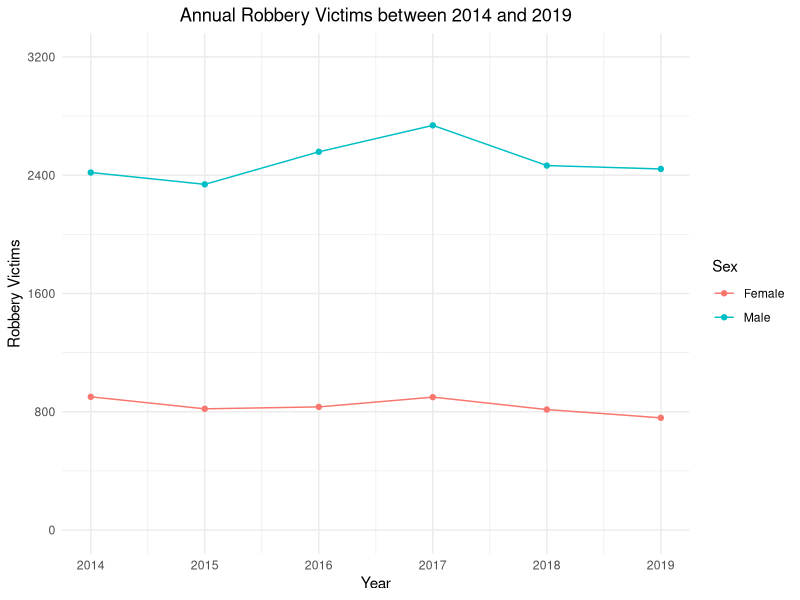
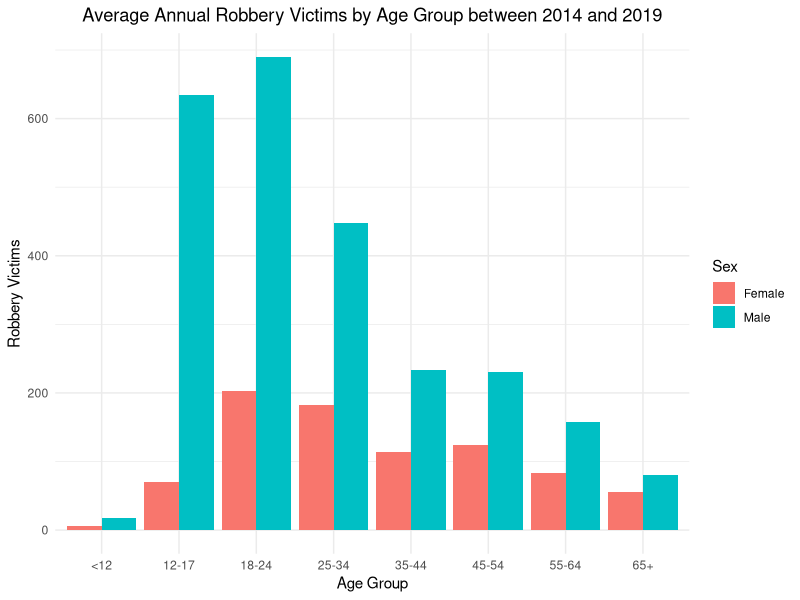

These charts were generated, in order, by the following R code:
#### Preamble ####
# Purpose: Provide codes for analysis of Toronto robbery victims in the paper[...UPDATE ME!!!!!]
# Author: Hong Shi
# Date: 26 January 2021
# Contact: lancehong.shi@mail.utoronto.ca
# License: MIT
# Pre-requisites: 
# - Need to have downloaded the cleaned data in "01_toronto_crime_victims_data_import.R" and saved it to inputs/data
# - Don't forget to gitignore it!
# - Change these to yours
# Any other information needed?



#### Workspace setup ####
# Use R Projects, not setwd().

library(tidyverse)
library(bookdown)
library(scales)
library(here)
library(kableExtra)
# Read in the cleaned data. 
victims_data <- read_csv(here::here("inputs/data/toronto_crime_victims_data.csv"))

#### Relevant analysis ####

# explore different types of crime victims

unique(victims_data$Subtype)


#### Table 1 ####
# Get the number of years included in the dataset
year <- length(unique(victims_data$ReportedYear))

# Obtain the table about the annual average number of victims across all crime types by sex
victims_by_sex <- 
  victims_data %>%
  group_by( Sex) %>% 
  summarise(
    Annual_Victims = sum( Count_)/ year
  ) %>% 
  mutate(across(where(is.numeric),round, 0))

# Obtain the table about the annual average number of victims for only robbery victims by sex
robbery_by_sex <- 
  victims_data %>%
  filter( Subtype == "Robbery") %>% 
  group_by( Sex) %>% 
  summarise( 
    Robbery_Victims = sum( Count_) / year
  ) %>% 
  mutate(across(where(is.numeric),round, 0))

# Join the above tables and also calculate the percentage of robbery victims cross all victims 
# Referenced the following link to convert a decimal number into percentage https://stackoverflow.com/questions/7145826/how-to-format-a-number-as-percentage-in-r
robbery_data <- victims_by_sex %>% 
  left_join( robbery_by_sex, by = "Sex") %>% 
  mutate( Percentage_of_Robbery_Victims = percent(Robbery_Victims / Annual_Victims, accuracy = 0.01))

# Display the table result  
# Referenced the following link to format the table https://bookdown.org/yihui/rmarkdown-cookbook/kableextra.html 
# Referenced the following link to hold the position of the table: https://stackoverflow.com/questions/53153537/rmarkdown-setting-the-position-of-kable 
robbery_data %>% 
  knitr::kable(
    col.names = c("Sex", "Crime Victims", "Robbery Victims", "Percentage of Robbery Victims"),
    align = "cccc",
    caption = "Average Annual Crime Victims between 2014 and 2019") %>% 
  kable_styling(latex_options = "hold_position")

#### Line chart ####

robbery_by_year <- 
  victims_data %>% 
  filter( Subtype == "Robbery") %>% 
  group_by( ReportedYear, Sex) %>% 
  summarise(
    robbery_year = sum( Count_)
  )

# Referenced the following link to center the title: https://stackoverflow.com/questions/40675778/center-plot-title-in-ggplot2
# Referenced the following link to control the ticks https://r4ds.had.co.nz/graphics-for-communication.html
ggplot( data = robbery_by_year, mapping =  aes(x = ReportedYear, y = robbery_year) ) +
  geom_line( aes( color = Sex)) +
  geom_point( aes( color = Sex)) +
  theme_minimal() +
  coord_cartesian( ylim = c(0,3200)) +
  theme(plot.title = element_text(hjust = 0.5)) +
  labs(
    title = "Annual Robbery Victims between 2014 and 2019",
    x = "Year",
    y = "Robbery Victims"
  ) +
  scale_y_continuous(breaks = seq(0,3200, by = 800))

#### Bar chart #### 

# Obtain the table about the annual average robbery victims by sex and age group
robbery_Victims_sexage <- 
  victims_data %>% 
  filter( Subtype == "Robbery") %>% 
  group_by( AgeCohort, Sex) %>% 
  summarise(
    Victims_by_SexAge = sum( Count_ ) / year
  ) %>% 
  mutate(across(where(is.numeric),round, 0))

# Using bar chart to display the result

ggplot( data = robbery_Victims_sexage ) +
  geom_col(mapping = aes(x = AgeCohort, y = Victims_by_SexAge, fill = Sex ), position = "dodge" ) +
  theme_minimal() +
  theme(plot.title = element_text(hjust = 0.5)) +
  labs(
    title = "Average Annual Robbery Victims by Age Group between 2014 and 2019",
    x = "Age Group",
    y = "Robbery Victims"
  )

#### Find the percentage of male robbery victims within 12-34 ages among all robbery victims

unique(victims_data$AgeCohort)
high_risk <- 
  victims_data %>% 
  filter( Subtype == "Robbery", Sex ==  "Male", AgeCohort %in% c("12-17","18-24","25-34"))

total_victims <-
  victims_data %>% 
  filter( Subtype == "Robbery")

# 53% of robbery victims are young males within 12-34 age group
percent(sum(high_risk$Count_)/sum(total_victims$Count_), accuracy = 0.01)
